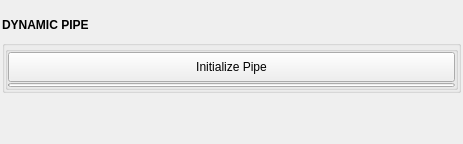
<?xml version="1.0" encoding="UTF-8"?>
<ui version="4.0">
 <class>QtUi</class>
 <widget class="QMainWindow" name="QtUi">
  <property name="enabled">
   <bool>true</bool>
  </property>
  <property name="geometry">
   <rect>
    <x>0</x>
    <y>0</y>
    <width>463</width>
    <height>144</height>
   </rect>
  </property>
  <property name="windowTitle">
   <string>Dynamic Pipe</string>
  </property>
  <property name="tabShape">
   <enum>QTabWidget::Triangular</enum>
  </property>
  <property name="dockNestingEnabled">
   <bool>true</bool>
  </property>
  <property name="dockOptions">
   <set>QMainWindow::AllowNestedDocks|QMainWindow::AllowTabbedDocks|QMainWindow::AnimatedDocks|QMainWindow::ForceTabbedDocks</set>
  </property>
  <property name="accessibleDescription">
   <string>Build a pipe that follows a chain of handles and re-sweeps as you move them.</string>
  </property>
  <widget class="QWidget" name="central_widget">
   <layout class="QVBoxLayout" name="verticalLayout">
    <property name="spacing">
     <number>2</number>
    </property>
    <property name="leftMargin">
     <number>2</number>
    </property>
    <property name="topMargin">
     <number>2</number>
    </property>
    <property name="rightMargin">
     <number>2</number>
    </property>
    <property name="bottomMargin">
     <number>2</number>
    </property>
    <item>
     <layout class="QVBoxLayout" name="main_layout">
      <property name="spacing">
       <number>6</number>
      </property>
      <property name="sizeConstraint">
       <enum>QLayout::SetFixedSize</enum>
      </property>
      <item>
       <widget class="Header" name="header">
        <property name="minimumSize">
         <size>
          <width>0</width>
          <height>19</height>
         </size>
        </property>
        <property name="maximumSize">
         <size>
          <width>999</width>
          <height>19</height>
         </size>
        </property>
        <property name="font">
         <font>
          <weight>75</weight>
          <bold>true</bold>
         </font>
        </property>
        <property name="text">
         <string>DYNAMIC PIPE</string>
        </property>
       </widget>
      </item>
      <item>
       <widget class="QGroupBox" name="main_group">
        <property name="sizePolicy">
         <sizepolicy hsizetype="Preferred" vsizetype="Fixed">
          <horstretch>0</horstretch>
          <verstretch>0</verstretch>
         </sizepolicy>
        </property>
        <property name="title">
         <string/>
        </property>
        <layout class="QGridLayout" name="gridLayout">
         <property name="leftMargin">
          <number>0</number>
         </property>
         <property name="topMargin">
          <number>0</number>
         </property>
         <property name="rightMargin">
          <number>0</number>
         </property>
         <property name="bottomMargin">
          <number>0</number>
         </property>
         <property name="horizontalSpacing">
          <number>1</number>
         </property>
         <property name="verticalSpacing">
          <number>0</number>
         </property>
         <item row="0" column="0" colspan="2">
          <widget class="QGroupBox" name="create_network_group">
           <property name="title">
            <string/>
           </property>
           <layout class="QVBoxLayout" name="verticalLayout_2">
            <property name="spacing">
             <number>1</number>
            </property>
            <property name="leftMargin">
             <number>0</number>
            </property>
            <property name="topMargin">
             <number>0</number>
            </property>
            <property name="rightMargin">
             <number>0</number>
            </property>
            <property name="bottomMargin">
             <number>0</number>
            </property>
            <item>
             <widget class="QPushButton" name="b000">
              <property name="enabled">
               <bool>true</bool>
              </property>
              <property name="sizePolicy">
               <sizepolicy hsizetype="Preferred" vsizetype="Fixed">
                <horstretch>0</horstretch>
                <verstretch>0</verstretch>
               </sizepolicy>
              </property>
              <property name="minimumSize">
               <size>
                <width>200</width>
                <height>30</height>
               </size>
              </property>
              <property name="maximumSize">
               <size>
                <width>16777215</width>
                <height>30</height>
               </size>
              </property>
              <property name="text">
               <string>Initialize Pipe</string>
              </property>
             </widget>
            </item>
            <item>
             <widget class="QProgressBar" name="progressBar">
              <property name="minimumSize">
               <size>
                <width>0</width>
                <height>0</height>
               </size>
              </property>
              <property name="maximumSize">
               <size>
                <width>16777215</width>
                <height>4</height>
               </size>
              </property>
              <property name="value">
               <number>0</number>
              </property>
              <property name="textVisible">
               <bool>false</bool>
              </property>
             </widget>
            </item>
           </layout>
          </widget>
         </item>
        </layout>
       </widget>
      </item>
      <item>
       <spacer name="verticalSpacer">
        <property name="orientation">
         <enum>Qt::Vertical</enum>
        </property>
        <property name="sizeType">
         <enum>QSizePolicy::Fixed</enum>
        </property>
        <property name="sizeHint" stdset="0">
         <size>
          <width>20</width>
          <height>10</height>
         </size>
        </property>
       </spacer>
      </item>
      <item>
       <widget class="Footer" name="footer" native="true">
        <property name="minimumSize">
         <size>
          <width>0</width>
          <height>19</height>
         </size>
        </property>
        <property name="maximumSize">
         <size>
          <width>16777215</width>
          <height>19</height>
         </size>
        </property>
       </widget>
      </item>
     </layout>
    </item>
   </layout>
  </widget>
 </widget>
 <customwidgets>
  <customwidget>
   <class>Footer</class>
   <extends>QWidget</extends>
   <header>uitk.widgets.footer</header>
  </customwidget>
  <customwidget>
   <class>Header</class>
   <extends>QLabel</extends>
   <header>uitk.widgets.header.Header.h</header>
  </customwidget>
 </customwidgets>
 <resources/>
 <connections/>
 <designerdata>
  <property name="gridDeltaX">
   <number>5</number>
  </property>
  <property name="gridDeltaY">
   <number>5</number>
  </property>
  <property name="gridSnapX">
   <bool>true</bool>
  </property>
  <property name="gridSnapY">
   <bool>true</bool>
  </property>
  <property name="gridVisible">
   <bool>true</bool>
  </property>
 </designerdata>
</ui>
